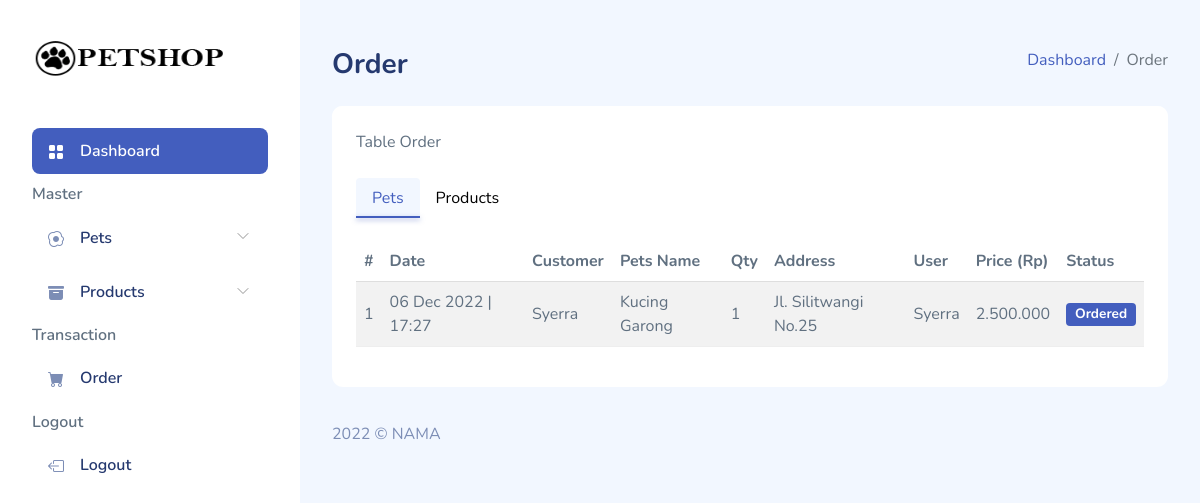
/admin/pages/admin-trans-order.php (signed in), run on the app's committed database.
### tables this page shows
CREATE TABLE `pet_order` (
  `id` int(11) NOT NULL,
  `id_pet` int(11) DEFAULT NULL,
  `nama_lengkap` varchar(255) DEFAULT NULL,
  `alamat` text DEFAULT NULL,
  `total` double DEFAULT NULL,
  `status` varchar(255) DEFAULT NULL,
  `tgl_order` datetime DEFAULT NULL,
  `id_user` int(11) DEFAULT NULL
);

CREATE TABLE `pet` (
  `id` int(11) NOT NULL,
  `nama` varchar(255) DEFAULT NULL,
  `id_kategori` int(11) DEFAULT NULL,
  `harga` double DEFAULT NULL,
  `deskripsi` text DEFAULT '',
  `foto` text DEFAULT ''
);

CREATE TABLE `users` (
  `id` int(11) NOT NULL,
  `nama` varchar(255) DEFAULT NULL,
  `no_hp` varchar(255) DEFAULT '',
  `email` varchar(255) DEFAULT NULL,
  `password` varchar(255) DEFAULT NULL,
  `role` enum('user','admin') DEFAULT NULL
);

### admin/pages/admin-trans-order.php (the view, shortened to what this page needs)
<?php
include_once("../config/layout.php");
$db = dbConnect();
$sql_pet = "SELECT pet_order.*,pet.nama,users.nama as user
             FROM pet_order
             INNER JOIN pet ON pet_order.id_pet = pet.id
             INNER JOIN users ON pet_order.id_user = users.id";
$res_pet = mysqli_query($db, $sql_pet);
?>
    <div id="app">
        <div id="main">
            <div class="page-heading">
                <div class="page-title">
                    <div class="row">
                        <div class="col-12 col-md-6 order-md-1 order-last mb-3">
                            <h3>Order</h3>
                        </div>
                        <div class="col-12 col-md-6 order-md-2 order-first">
                            <nav aria-label="breadcrumb" class="breadcrumb-header float-start float-lg-end">
                                <ol class="breadcrumb">
                                    <li class="breadcrumb-item"><a href="admin-dashboard.html">Dashboard</a></li>
                                    <li class="breadcrumb-item active" aria-current="page">Order</li>
                                </ol>
                            </nav>
                        </div>
                    </div>
                </div>
                <section class="section">
                    <div class="card">
                        <div class="card-header">
                            Table Order
                        </div>
                        <div class="card-body">
                            <nav>
                                <div class="nav nav-tabs" id="nav-tab" role="tablist">
                                    <button class="nav-link active" id="nav-home-tab" data-bs-toggle="tab" data-bs-target="#nav-home" type="button" role="tab" aria-controls="nav-home" aria-selected="true">Pets</button>
                                    <button class="nav-link" id="nav-profile-tab" data-bs-toggle="tab" data-bs-target="#nav-profile" type="button" role="tab" aria-controls="nav-profile" aria-selected="false">Products</button>
                                </div>
                            </nav>
                            <div class="tab-content" id="nav-tabContent">
                                <div class="tab-pane fade show active" id="nav-home" role="tabpanel" aria-labelledby="nav-home-tab" tabindex="0">
                                    <table class="table table-striped mt-4" id="table1">
                                    <thead>
                                        <tr>
                                            <th>#</th>
                                            <th>Date</th>
                                            <th>Customer</th>
                                            <th>Pets Name</th>
                                            <th>Qty</th>
                                            <th>Address</th>
                                            <th>User</th>
                                            <th>Price (Rp)</th>
                                            <th>Status</th>
                                        </tr>
                                    </thead>
                                    <tbody>
                                        <?php
                                            if($res_pet)
                                            {
                                                $i = 1;
                                                $data_pet = $res_pet->fetch_all(MYSQLI_ASSOC);
                                                foreach($data_pet as $x)
                                                {
                                                    ?>
                                                    <tr>
                                                        <td><?php echo $i++ ?></td>
                                                        <td><?php echo date('d M Y | H:i', strtotime($x['tgl_order'])) ?></td>
                                                        <td><?php echo $x['nama_lengkap'] ?></td>
                                                        <td><?php echo $x['nama'] ?></td>
                                                        <td>1</td>
                                                        <td><?php echo $x['alamat'] ?></td>
                                                        <td><?php echo $x['user'] ?></td>
                                                        <td><?php echo number_format($x['total'],0,',','.') ?></td>
                                                        <td><?php echo "<span class='badge bg-primary'>".$x['status']."</span>" ?></td>
                                                    </tr>
                                                    <?php
                                                }
                                            }
                                        ?>
                                    </tbody>
                                </table>
                                </div>
                            </div>
                        </div>
                    </div>
                </section>
            </div>
            <footer>
                <div class="footer clearfix mb-0 text-muted">
                    <div class="float-start">
                        <p>2022 &copy; NAMA</p>
                    </div>
                </div>
            </footer>
        </div>
    </div>

### admin/pages/assets/css/app.css (style rules this page uses)
.card { border:none;margin-bottom:2.2rem }
.card .card-header { border:none }
.card .card-header~.card-body { padding-top:0 }
.card .card-body { padding:1.5rem }
.nav-tabs,.nav-tabs .nav-link { border:none }
.nav-tabs .nav-link.active { border:none;color:#435ebe;position:relative }
.nav-tabs .nav-link.active:after { background-color:#435ebe;bottom:0;box-shadow:0 2px 5px rgba(67,94,190,.5);content:"";height:2px;left:0;position:absolute;width:100% }
.dataTable-table td,.dataTable-table thead th,.table td,.table thead th { vertical-align:middle }
.dataTable-table:not(.table-borderless) thead th,.table:not(.table-borderless) thead th { border-bottom:1px solid #dedede!important }
#main { margin-left:300px;padding:2rem }
.page-heading { margin:0 0 2rem }
.page-heading h3 { font-weight:700 }
a { text-decoration:none }

### data on the page
pet_order: tgl_order "06 Dec 2022 | 17:27", nama_lengkap "Syerra", id_pet.nama "Kucing Garong", alamat "Jl. Silitwangi No.25", id_user.nama "Syerra", total "2.500.000", status "Ordered"
